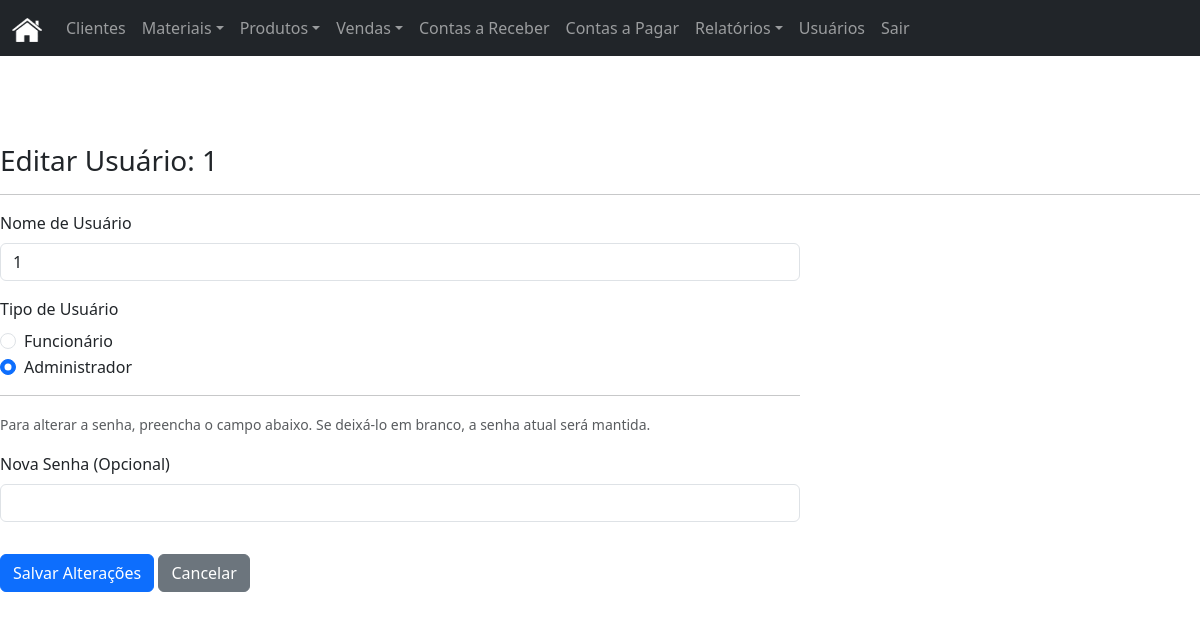
The page /index.php?page=usuarios/edit&id=1 (signed in) on the database its author committed.
### tables this page shows
CREATE TABLE `usuarios` (
  `id_usuario` int(11) NOT NULL AUTO_INCREMENT,
  `usuario` varchar(50) NOT NULL,
  `senha` varchar(255) NOT NULL,
  `tipo_usuario` enum('administrador','funcionario') NOT NULL,
  PRIMARY KEY (`id_usuario`),
  UNIQUE KEY `usuario` (`usuario`)
);

### modulos/usuario/edit.php (the view, shortened to what this page needs)
<?php
$user_id_to_edit = $_GET['id'] ?? 0;
$stmt = $pdo->prepare("SELECT * FROM usuarios WHERE id_usuario = ?");
$stmt->execute([$user_id_to_edit]);
$usuario = $stmt->fetch();
?>
<h3>Editar Usuário: <?= htmlspecialchars($usuario['usuario']) ?></h3>
<hr>
<form method="POST" action="modulos/usuario/actions.php">
    <div class="col-md-8">
        <div class="mb-3">
            <label for="edit-usuario" class="form-label">Nome de Usuário</label>
            <input type="text" class="form-control" id="edit-usuario" name="usuario" value="<?= htmlspecialchars($usuario['usuario']) ?>" required>
        </div>
        <div class="mb-3">
            <label class="form-label">Tipo de Usuário</label>
            <div class="form-check">
                <input class="form-check-input" type="radio" name="tipo_usuario" id="edit-tipo-funcionario" value="funcionario" <?= ($usuario['tipo_usuario'] == 'funcionario') ? 'checked' : '' ?>>
                <label class="form-check-label" for="edit-tipo-funcionario">Funcionário</label>
            </div>
            <div class="form-check">
                <input class="form-check-input" type="radio" name="tipo_usuario" id="edit-tipo-administrador" value="administrador" <?= ($usuario['tipo_usuario'] == 'administrador') ? 'checked' : '' ?>>
                <label class="form-check-label" for="edit-tipo-administrador">Administrador</label>
            </div>
        </div>
        <hr>
        <p class="text-muted"><small>Para alterar a senha, preencha o campo abaixo. Se deixá-lo em branco, a senha atual será mantida.</small></p>
        <div class="mb-3">
            <label for="edit-senha" class="form-label">Nova Senha (Opcional)</label>
            <input type="password" class="form-control" id="edit-senha" name="nova_senha">
        </div>
    </div>
    <button type="submit" class="btn btn-primary mt-3">Salvar Alterações</button>
    <a href="index.php?page=usuarios" class="btn btn-secondary mt-3">Cancelar</a>
</form>

### includes/header.php (style rules this page uses)
body { padding-top: 5rem; }

### rows shown on the page
usuarios: usuario "1", tipo_usuario "☐ Funcionário", tipo_usuario "☑ Administrador"
